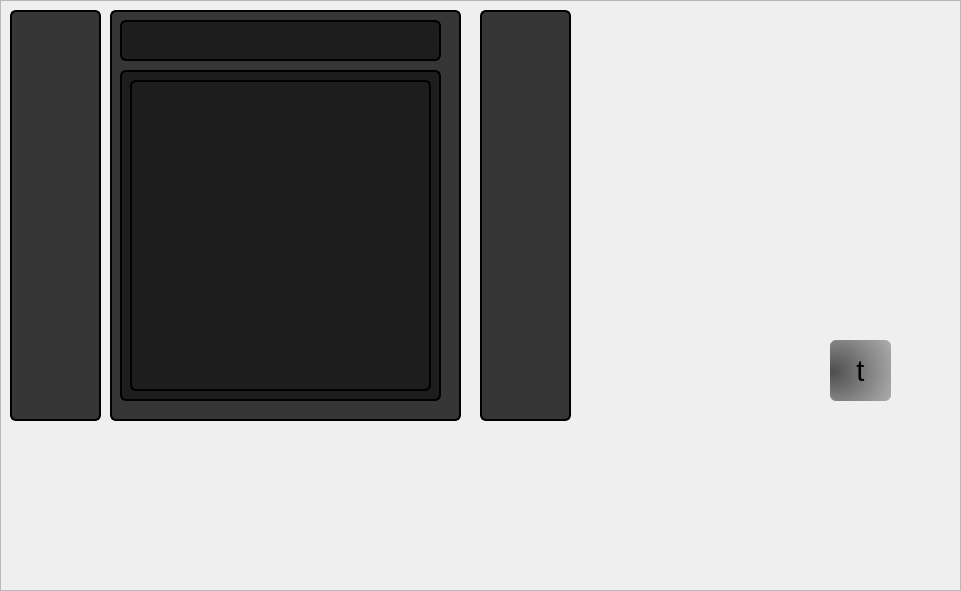
  <widget class="QFrame" name="frame_center_nest">
   <property name="geometry">
    <rect>
     <x>10</x>
     <y>230</y>
     <width>961</width>
     <height>591</height>
    </rect>
   </property>
   <property name="minimumSize">
    <size>
     <width>400</width>
     <height>400</height>
    </size>
   </property>
   <property name="styleSheet">
    <string notr="true">QFrame#frame_center_nest {
  background: rgb(80, 80, 80);
    border-style: solid;
    border: 2px solid #000000;
    border-radius: 6px;
}</string>
   </property>
   <property name="frameShape">
    <enum>QFrame::StyledPanel</enum>
   </property>
   <property name="frameShadow">
    <enum>QFrame::Raised</enum>
   </property>
   <property name="lineWidth">
    <number>1</number>
   </property>
   <widget class="QFrame" name="frame_center_nest_2">
    <property name="geometry">
     <rect>
      <x>480</x>
      <y>10</y>
      <width>91</width>
      <height>411</height>
     </rect>
    </property>
    <property name="styleSheet">
     <string notr="true">QFrame {
  background: rgb(54, 54, 54);
    border-style: solid;
    border: 2px solid #000000;
    border-radius: 6px;
}</string>
    </property>
    <property name="frameShape">
     <enum>QFrame::StyledPanel</enum>
    </property>
    <property name="frameShadow">
     <enum>QFrame::Raised</enum>
    </property>
    <property name="lineWidth">
     <number>1</number>
    </property>
   </widget>
   <widget class="QFrame" name="frame_center_nest_4">
    <property name="geometry">
     <rect>
      <x>110</x>
      <y>10</y>
      <width>351</width>
      <height>411</height>
     </rect>
    </property>
    <property name="styleSheet">
     <string notr="true">QFrame {
  background: rgb(54, 54, 54);
    border-style: solid;
    border: 2px solid #000000;
    border-radius: 6px;
}</string>
    </property>
    <property name="frameShape">
     <enum>QFrame::StyledPanel</enum>
    </property>
    <property name="frameShadow">
     <enum>QFrame::Raised</enum>
    </property>
    <property name="lineWidth">
     <number>1</number>
    </property>
    <widget class="QFrame" name="frame_center_nest_5">
     <property name="geometry">
      <rect>
       <x>10</x>
       <y>10</y>
       <width>321</width>
       <height>41</height>
      </rect>
     </property>
     <property name="styleSheet">
      <string notr="true">QFrame {
  background: rgb(29, 29, 29);
    border-style: solid;
    border: 2px solid #000000;
    border-radius: 6px;
}</string>
     </property>
     <property name="frameShape">
      <enum>QFrame::StyledPanel</enum>
     </property>
     <property name="frameShadow">
      <enum>QFrame::Raised</enum>
     </property>
     <property name="lineWidth">
      <number>1</number>
     </property>
    </widget>
    <widget class="QFrame" name="frame_center_nest_6">
     <property name="geometry">
      <rect>
       <x>10</x>
       <y>60</y>
       <width>321</width>
       <height>331</height>
      </rect>
     </property>
     <property name="styleSheet">
      <string notr="true">QFrame {
  background: rgb(29, 29, 29);
    border-style: solid;
    border: 2px solid #000000;
    border-radius: 6px;
}</string>
     </property>
     <property name="frameShape">
      <enum>QFrame::StyledPanel</enum>
     </property>
     <property name="frameShadow">
      <enum>QFrame::Raised</enum>
     </property>
     <property name="lineWidth">
      <number>1</number>
     </property>
     <widget class="QLabel" name="label">
      <property name="geometry">
       <rect>
        <x>10</x>
        <y>10</y>
        <width>301</width>
        <height>311</height>
       </rect>
      </property>
      <property name="text">
       <string/>
      </property>
      <property name="pixmap">
       <pixmap resource="oct_gallery_resources.qrc">:/website/images/oct_gallery/Retina11.jpg</pixmap>
      </property>
      <property name="scaledContents">
       <bool>true</bool>
      </property>
     </widget>
    </widget>
   </widget>
   <widget class="QFrame" name="frame_center_nest_7">
    <property name="geometry">
     <rect>
      <x>10</x>
      <y>10</y>
      <width>91</width>
      <height>411</height>
     </rect>
    </property>
    <property name="styleSheet">
     <string notr="true">QFrame {
  background: rgb(54, 54, 54);
    border-style: solid;
    border: 2px solid #000000;
    border-radius: 6px;
}</string>
    </property>
    <property name="frameShape">
     <enum>QFrame::StyledPanel</enum>
    </property>
    <property name="frameShadow">
     <enum>QFrame::Raised</enum>
    </property>
    <property name="lineWidth">
     <number>1</number>
    </property>
   </widget>
   <widget class="QPushButton" name="pushButton_9">
    <property name="geometry">
     <rect>
      <x>830</x>
      <y>340</y>
      <width>61</width>
      <height>61</height>
     </rect>
    </property>
    <property name="font">
     <font>
      <pointsize>22</pointsize>
     </font>
    </property>
    <property name="styleSheet">
     <string notr="true">background-color: qradialgradient(spread:pad, cx:0.5, cy:0.5, radius:1.611, fx:0.0205366, fy:0.517, stop:0 rgba(77, 77, 77, 255), stop:1 rgba(255, 255, 255, 255));
border-radius: 6px;</string>
    </property>
    <property name="text">
     <string>t</string>
    </property>
   </widget>
  </widget>
